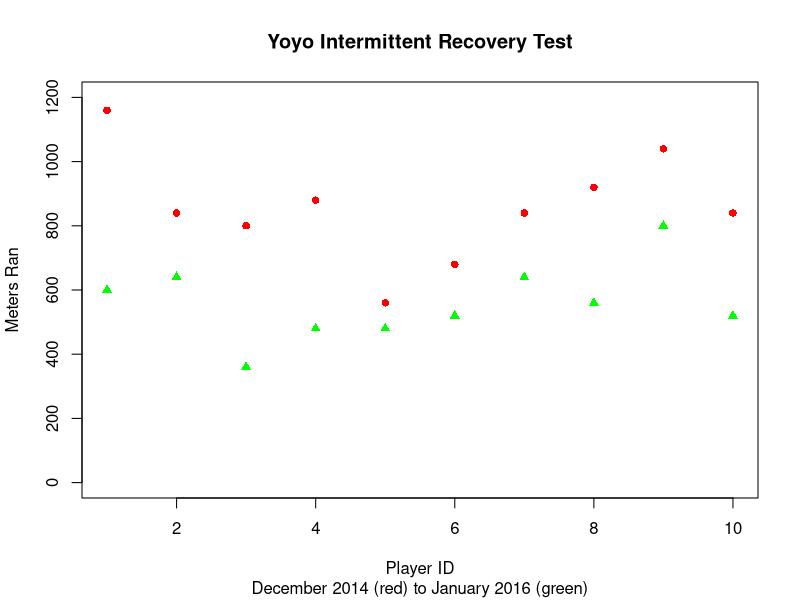

Source code (R):
#analysis of yoyo training data for softball atheletes 

#import the csv file yoyo data
yoyo <- read.csv('yoyo_data.csv')

#perform t test on the data 
t.test(yoyo[['Dec..2014']], yoyo[['Jan..2016']], paired = T)
#results indicate that the data is unlikely to be sourced from the same data
#thus the columns have a high likely hood of being independent of each other 

#constructing a dataframe from the csv file 
yoyo14_to_16 <- data.frame(m1 = yoyo[['Dec..2014']], m3 = yoyo[['Jan..2016']])
#transpose the dataframe 
t_yoyo14_to_16 <- t(yoyo14_to_16)
#name the columns
colnames(t_yoyo14_to_16) <- 1:19

#the dataset contains lots of missing values, will restrict to individuals with 
#entirety of training data over the course of the two time periods. 

cc14_16<- t_yoyo14_to_16[, t(complete.cases(t(t_yoyo14_to_16)))]
#plotting the first row of the data Dec..2014 in red circles 
plot(cc14_16[ 1, ], col = 'red', pch=16, ylim=c(0, 1200), xlab = 'Player ID', ylab = 'Meters Ran')
#plotting the second column of the data Jan..2016 in green triangles
points(cc14_16[ 2, ], col = 'green', pch=17, title(main = 'Yoyo Intermittent Recovery Test', sub = 'December 2014 (red) to January 2016 (green)'))

mean(cc14_16[1,])
mean(cc14_16[2,])





